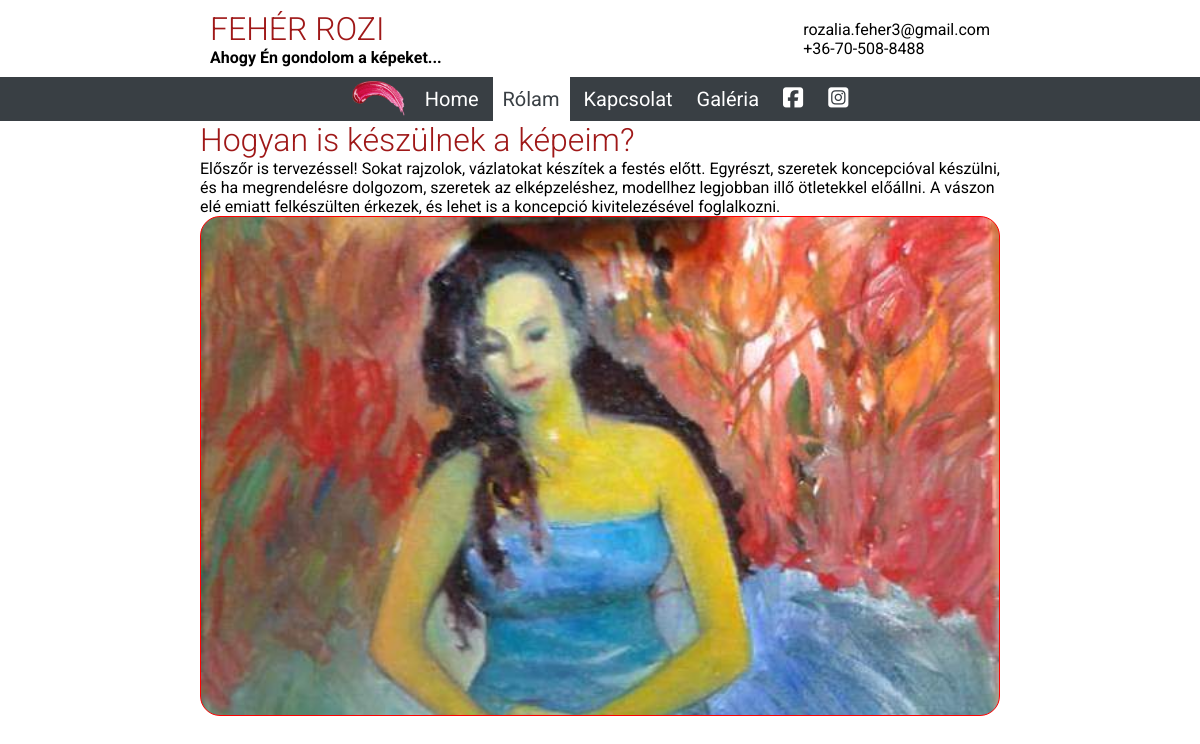
The page /about/ on the database its author committed.
### pages/models.py (models this page shows, shortened)
class Contact(models.Model):
    email = models.EmailField(max_length=200)
    phone = models.CharField(max_length=200)
    facebook = models.URLField(max_length=200, blank=True)
    instagram = models.URLField(max_length=200, blank=True)

class AboutPage(models.Model):
    title = models.CharField(max_length=200)
    subtitle = models.CharField(max_length=200, blank=True)
    content = models.TextField(max_length=2000)

### gallery/models.py (models this page shows, shortened)
class Photo(models.Model):
    category = models.ForeignKey(Category, on_delete=models.CASCADE)
    frontpage = models.BooleanField(default=False)
    title = models.CharField(max_length=200)
    image = models.ImageField(upload_to="photos")
    description = models.TextField(max_length=1000)
    uploaded = models.DateTimeField(auto_now_add=True)
    slug = models.SlugField(max_length=200, blank=True, editable=False)

### pages/views.py (the view)
# urls.py: path('about/', AboutView.as_view()),
class AboutView(TemplateView):
    template_name = "about.html"
    def __init__(self):
        super(AboutView, self).__init__()
        photos = Photo.objects.all()
        if photos:
            self.extra_context = {
            "photo": random.choice(photos)
            }
        aboutpage_content = AboutPage.objects.all()
        if aboutpage_content:
            self.extra_context["title"] = aboutpage_content[0].title
            self.extra_context["subtitle"] = aboutpage_content[0].subtitle
            self.extra_context["content"] = aboutpage_content[0].content

### pages/context_processors.py (called while the page is built)
def global_context(request):
    contact_list = Contact.objects.all()
    if not contact_list:
        return {}
    return {
        "email": contact_list[0].email,
        "phone": contact_list[0].phone,
        "facebook": contact_list[0].facebook,
        "instagram": contact_list[0].instagram,
    }

### templates/about.html (shortened to what this page needs)
{% extends "_base.html" %}
{% block body %}
    <h1>{{ title }}</h1>
    <p>{{ content }}</p>
    <div class="photo-container" style="background-image: url({{ photo.image.url }})"></div>
{% endblock body  %}

### templates/_header.html
<header>
    <div>
        <h1 >
        FEHÉR ROZI
        </h1>
        <h4 >Ahogy Én gondolom a képeket...</h4>
    </div>
    <div>
        <p>{{email}}</p>
        <p>{{phone}}</p>
    </div>
</header>

### static/css/main.css (style rules this page uses)
* { margin: 0; padding: 0; box-sizing: border-box; }
body { font-family: 'Roboto', sans-serif; }
h1, h2, h3 { color: #9f1818; font-weight: 300; }

### static/css/header.css (style rules this page uses)
header { margin: 10px; display: flex; justify-content: space-between; align-items: center; }

### static/css/about.css (style rules this page uses)
.photo-container { width: 100%; height: 500px; background-position: top; background-size: cover; border: 1px solid red; border-radius: 20px; padding: 5px; }

### rows shown on the page
Contact: email "rozalia.feher3@gmail.com", phone "+36-70-508-8488"
AboutPage: title "Hogyan is készülnek a képeim?", content "Előszőr is tervezéssel! Sokat rajzolok, vázlatokat készítek a festés előtt. Egyrészt, szeretek koncepcióval készülni, és ha megrendelésre dolgozom, szeretek az elképzeléshez, modellhez legjobban illő ötletekkel előállni. A vászon elé emiatt felkészülten érkezek, és lehet is a koncepció kivitelezésével foglalkozni."
Photo: image (picture)
